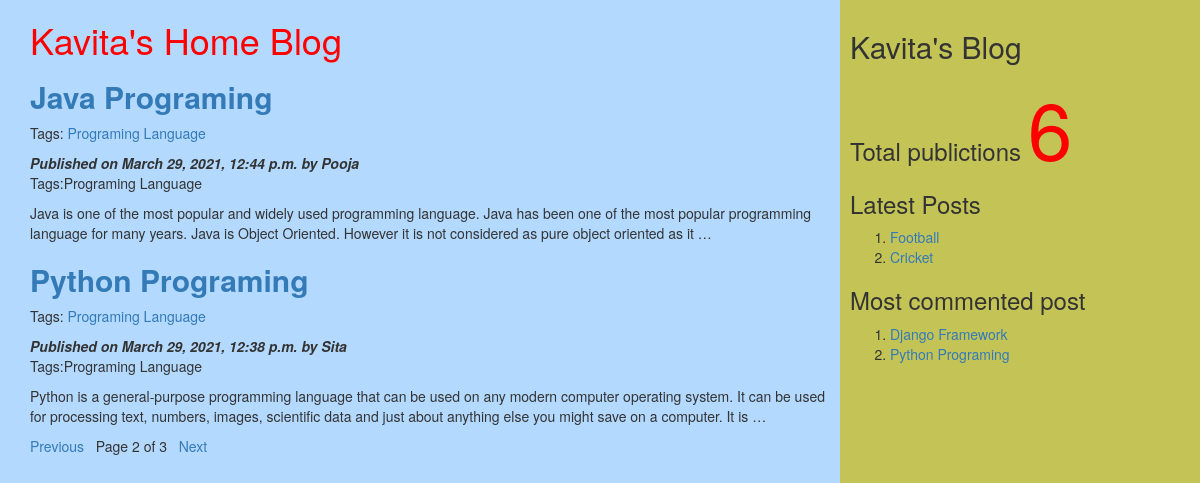
Screenshot of /?page=2 with the database file from the repository.
### myApp/models.py (models this page shows, shortened)
class Post(models.Model):
          tags=TaggableManager()
          STATUS_CHOICES=(('draft','Draft'),('published','Published'))
          title=models.CharField(max_length=256)
          slug=models.SlugField(max_length=264,unique_for_date='publish')
          author=models.ForeignKey(User,related_name='blog_posts',on_delete= models.CASCADE)
          body=models.TextField()
          publish=models.DateTimeField(default=timezone.now)
          created=models.DateTimeField(auto_now_add=True)
          updated=models.DateTimeField(auto_now=True)
          status= models.CharField(max_length=10,choices=STATUS_CHOICES,default='draft')
          objects=CustomManager()
          class Meta:
                ordering=('-publish',)
          def get_absolute_url(self):
                return reverse('post_detail',args=[self.publish.year,self.publish.strftime('%m'),self.publish.strftime('%d'),self.slug])

### myApp/views.py (the view)
# urls.py: url(r'^$',views.post_list_view),
def post_list_view(request,tag_slug=None):
    post_list=Post.objects.all()
    tag=None
    if tag_slug:
        tag=get_object_or_404(Tag,slug=tag_slug)#provided slug
        post_list=post_list.filter(tags__in=[tag])
    paginator=Paginator(post_list,2) #step1
    page_number=request.GET.get('page') #step2
    try:
       post_list=paginator.page(page_number) #step2
    except PageNotAnInteger:
       post_list=paginator.page(1) #step 3
    except EmptyPage:
      post_list=paginator.page(paginator.num_pages) #step 4
    d={'post_list':post_list,'tag':tag}
    return render(request,'myApp/post_list.html',d)

### myApp/models.py (called while the page is built)
    def get_queryset(self):
        return super().get_queryset().filter(status='published')

### myApp/templatetags/mytags.py (called while the page is built)
@register.simple_tag
def total_posts():
    return Post.objects.count()

@register.inclusion_tag('myApp/latest_post.html')
def show_latest_posts(count=3):
    latest_posts=Post.objects.order_by('-publish')[:count]
    return {'latest_posts':latest_posts}

@register.simple_tag
def get_most_commented_posts(count=2):
    return Post.objects.annotate(total_comments=Count('comments')).order_by('-total_comments')[:count]

### templates/myApp/post_list.html (shortened to what this page needs)
<html>
    {%extends 'myApp/parent.html'%}
        {%block content_block%}
        <h1 style="color:red">Kavita's Home Blog</h1>
        {%for post in post_list%}
        <a href="{{post.get_absolute_url}}"><h2><b>{{post.title}}</b></h2></a>
         <p>Tags:
              {%for t in post.tags.all%}
              <a href="{%url "post_list_by_tag_name" t.slug%}">{{t.name}}</a>
               {%endfor%}
          </p>
        <i><b>Published on {{post.publish}} by {{post.author|title}}</b></i>
        <p>Tags:{{post.tags.all|join:','}}</p>
        {{post.body|truncatewords:40|linebreaks}}
        {%endfor%}
        {%include 'myApp/pagination.html' with page=post_list%}
        {%endblock%}

### templates/myApp/parent.html (shortened to what this page needs)
<html>
{%load mytags%}
    <head>
        <link rel="stylesheet" href="https://maxcdn.bootstrapcdn.com/bootstrap/3.3.7/css/bootstrap.min.css">
    </head>
    <body>
        <div class="content" style="width:70%;float:left;background-color:b3d9ff;height:300%;padding:0 0 0 30px">
              {%block content_block%}
              {%endblock%}
        </div>
        <div class="sidebar" style="width:30%;float:right;background-color:#c4c456;height:300%;padding:10px">
            <h2>Kavita's Blog</h2>
            <h3>Total publictions
              <span style="color:red;font-size:80px">
              {%total_posts%}</span>
              <h3>Latest Posts</h3>
              {% show_latest_posts 2 %}
              <h3>Most commented post</h3>
              {%get_most_commented_posts as m%}
              <ol>
                {%for post in m%}
                <li><a href="{{post.get_absolute_url}}">{{post.title}}</a></li>
                {%endfor%}
              </ol>
            </h3>
        </div>
    </body>
</html>

### templates/myApp/latest_post.html
<!DOCTYPE html>
<html lang="en" dir="ltr">
  <body>
    <ol>
    {%for post in latest_posts%}
    <li><a href="{{post.get_absolute_url}}">{{post.title}}</a></li>
    {%endfor%}
    </ol>
  </body>
</html>

### rows the page displays
Post: title "Java Programing", publish "March 29, 2021, 12:44 p.m.", author "Pooja", tags.all "Programing Language", body "Java is one of the most popular and widely used programming language. Java has been one of the most popular programming language for many years. Java is Object Oriented. However it is not considered as pure object oriented as it …"
Tag: name "Programing Language"
Post: title "Python Programing", publish "March 29, 2021, 12:38 p.m.", author "Sita", tags.all "Programing Language", body "Python is a general-purpose programming language that can be used on any modern computer operating system. It can be used for processing text, numbers, images, scientific data and just about anything else you might save on a computer. It is …"
Post: title "Football"
Post: title "Cricket"
Post: title "Django Framework"

### other values shown
{{ page.number }} "2"
{{ page.paginator.num_pages }} "3"
